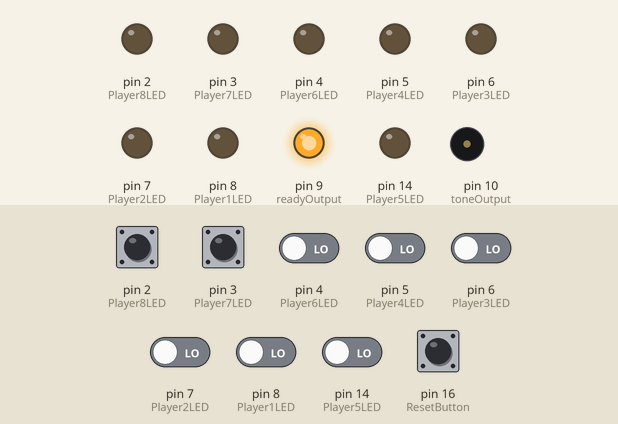
A sketch run on a simulated Arduino Uno, built with avr-gcc and run on an emulated ATmega328P. Parts: output pins drawn as LEDs (lit = HIGH), buzzer (waves = sounding). The test bench sets the inputs (shaded band); at power-on: pin 2 (Player8LED), pin 3 (Player7LED), pin 4 (Player6LED), pin 5 (Player4LED), pin 6 (Player3LED), pin 7 (Player2LED), pin 8 (Player1LED), pin 14 (Player5LED), pin 16 (ResetButton) LOW.

Above: at 1.2 s.
1.3 s: pin 2 (Player8LED) pulsed HIGH 2 times (0.12 s each, 0.3 s apart)
At 3.4 s:
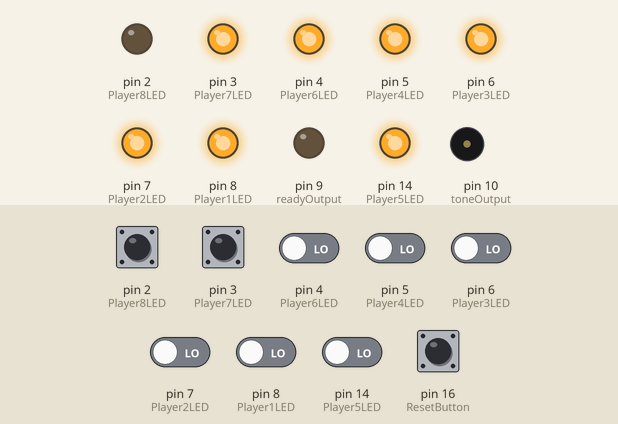
3.9 s: pin 16 (ResetButton) pulled HIGH for 0.15 s
At 4.4 s:
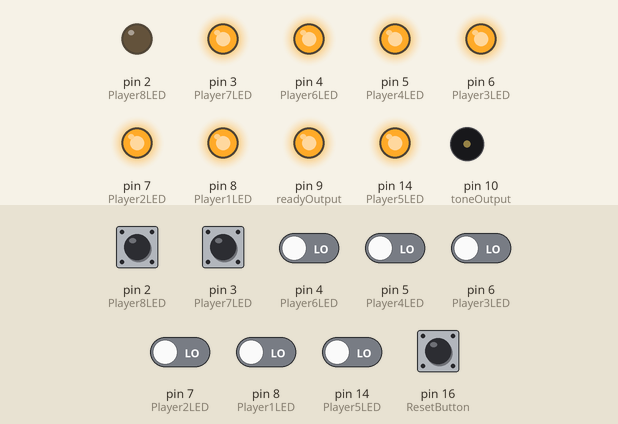
5.5 s: pin 3 (Player7LED) pulsed HIGH 2 times (0.12 s each, 0.3 s apart)
At 7.7 s:
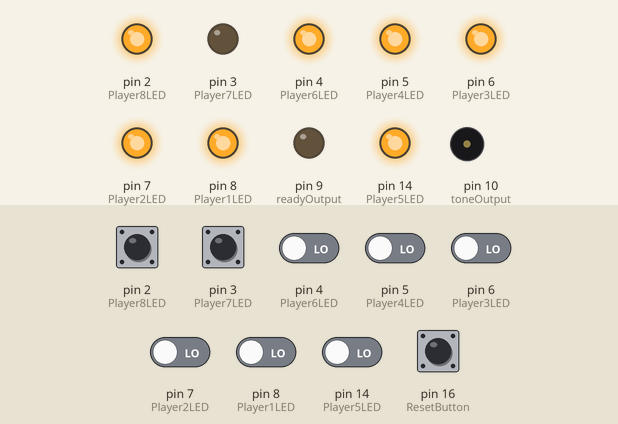
8.1 s: pin 16 (ResetButton) pulled HIGH for 1 s
At 10.1 s:
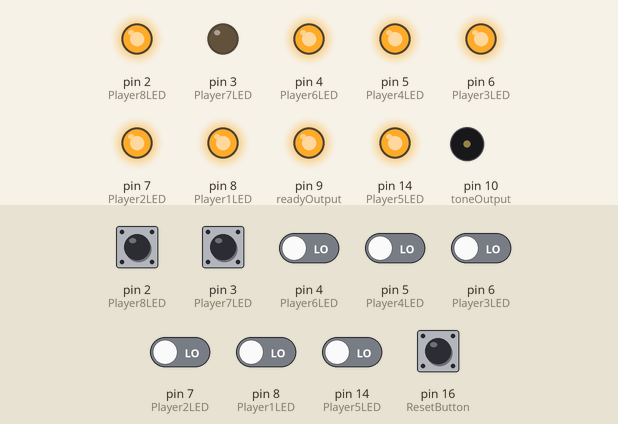
Timing chart, 0 to 11.6 s (numbered marks = the images above; inputs shaded):
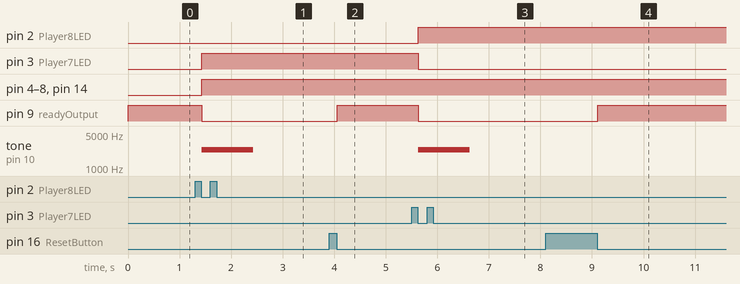

Measured:
- after the input at 1.3 s, pin 3 (Player7LED), pin 4 (Player6LED), pin 5 (Player4LED), pin 6 (Player3LED), pin 7 (Player2LED), pin 8 (Player1LED), pin 14 (Player5LED): LOW → HIGH after 0.13 s; pin 9 (readyOutput): HIGH → LOW after 0.13 s; tone on pin 10 (toneOutput): silent → 2400 Hz after 0.13 s, → silent 1.0 s later
- after the input at 3.9 s, pin 9 (readyOutput): LOW → HIGH after 0.16 s
- after the input at 5.5 s, pin 2 (Player8LED): LOW → HIGH after 0.13 s; pin 3 (Player7LED), pin 9 (readyOutput): HIGH → LOW after 0.13 s; tone on pin 10 (toneOutput): silent → 2400 Hz after 0.13 s, → silent 1.0 s later
- after the input at 8.1 s, pin 9 (readyOutput): LOW → HIGH after 1.0 s

The sketch:

Interro.ino
```cpp
#include <Bounce.h>

Bounce Player1Button = Bounce(8, 10);
#define Player1LED 8
Bounce Player2Button = Bounce(7, 10);
#define Player2LED 7
Bounce Player3Button = Bounce(6, 10);
#define Player3LED 6
Bounce Player4Button = Bounce(5, 10);
#define Player4LED 5
Bounce Player5Button = Bounce(14, 10);
#define Player5LED 14
Bounce Player6Button = Bounce(4, 10);
#define Player6LED 4
Bounce Player7Button = Bounce(3, 10);
#define Player7LED 3
Bounce Player8Button = Bounce(2, 10);
#define Player8LED 2

Bounce ResetButton = Bounce(16, 10);

#define toneOutput 10
#define readyOutput 9

const unsigned long toneLength = 1000;
const unsigned long autoResetLength = 10000;
const int playerTones[] = {
  0, 1800, 1800, 1800, 1800, 2400, 2400, 2400, 2400};

uint8_t currentState = 0;

void setup(void) {
  enablePlayers();
  pinMode(16, INPUT);

  pinMode(10, OUTPUT);
  pinMode(9, OUTPUT);
}

void loop(void) {
  static uint8_t activePlayer = 0;
  static unsigned long toneStartTime = 0;
  static unsigned long autoResetStart = 0;

  ResetButton.update();

  if(ResetButton.fallingEdge()) {
    currentState = 0;
  }

  switch(currentState) {
  case 0:
    noTone(toneOutput);
    enablePlayers();
    digitalWrite(readyOutput, 1);
    activePlayer = 0;

    Player1Button.update();
    Player2Button.update();
    Player3Button.update();
    Player4Button.update();
    Player5Button.update();
    Player6Button.update();
    Player7Button.update();
    Player8Button.update();

    toneStartTime = millis();

    if(Player1Button.fallingEdge()) {
      activePlayer = 1;
      currentState = 1;
    }
    else if(Player2Button.fallingEdge()) {
      activePlayer = 2;
      currentState = 1;
    }
    else if(Player3Button.fallingEdge()) {
      activePlayer = 3;
      currentState = 1;
    }
    else if(Player4Button.fallingEdge()) {
      activePlayer = 4;
      currentState = 1;
    }
    else if(Player5Button.fallingEdge()) {
      activePlayer = 5;
      currentState = 1;
    }
    else if(Player6Button.fallingEdge()) {
      activePlayer = 6;
      currentState = 1;
    }
    else if(Player7Button.fallingEdge()) {
      activePlayer = 7;
      currentState = 1;
    }
    else if(Player8Button.fallingEdge()) {
      activePlayer = 8;
      currentState = 1;
    }
    else {
      activePlayer = 0;
      currentState = 0;
    }
    break;
  case 1:
    setPlayerLEDs(activePlayer);
    digitalWrite(readyOutput, 0);
    currentState = 2;
    setPlayerTone(activePlayer);
    break;
  case 2:
    if(millis() - toneStartTime >= toneLength) {
      currentState = 3;
    }
    else {
      currentState = 2;
    }

    break;
  case 3:
    autoResetStart = millis();
    setPlayerLEDs(activePlayer);
    digitalWrite(readyOutput, 0);
    disablePlayerTone();
    currentState = 4;
    break;
  case 4:
    if(millis() - autoResetStart >= autoResetLength) {
      currentState = 0;
    }
    else {
      currentState = 4;
    }

    break;
  default:
    currentState = 0;
    break;
  }
}

void setPlayerTone(uint8_t playerNum) {
  tone(toneOutput, playerTones[playerNum]);
}

void disablePlayerTone() {
  noTone(toneOutput);
}

void setPlayerLEDs(uint8_t playerNum) {
  digitalWrite(Player1LED, 1);
  pinMode(Player1LED, OUTPUT);
  digitalWrite(Player2LED, 1);
  pinMode(Player2LED, OUTPUT);
  digitalWrite(Player3LED, 1);
  pinMode(Player3LED, OUTPUT);
  digitalWrite(Player4LED, 1);
  pinMode(Player4LED, OUTPUT);
  digitalWrite(Player5LED, 1);
  pinMode(Player5LED, OUTPUT);
  digitalWrite(Player6LED, 1);
  pinMode(Player6LED, OUTPUT);
  digitalWrite(Player7LED, 1);
  pinMode(Player7LED, OUTPUT);
  digitalWrite(Player8LED, 1);
  pinMode(Player8LED, OUTPUT);

  if(playerNum == 1) {
    digitalWrite(Player1LED, 0);
  }
  else if(playerNum == 2) {
    digitalWrite(Player2LED, 0);
  }
  else if(playerNum == 3) {
    digitalWrite(Player3LED, 0);
  }
  else if(playerNum == 4) {
    digitalWrite(Player4LED, 0);
  }
  else if(playerNum == 5) {
    digitalWrite(Player5LED, 0);
  }
  else if(playerNum == 6) {
    digitalWrite(Player6LED, 0);
  }
  else if(playerNum == 7) {
    digitalWrite(Player7LED, 0);
  }
  else if(playerNum == 8) {
    digitalWrite(Player8LED, 0);
  }
}

void enablePlayers(void) {
  pinMode(Player1LED, INPUT);
  pinMode(Player2LED, INPUT);
  pinMode(Player3LED, INPUT);
  pinMode(Player4LED, INPUT);
  pinMode(Player5LED, INPUT);
  pinMode(Player6LED, INPUT);
  pinMode(Player7LED, INPUT);
  pinMode(Player8LED, INPUT);
}
```
